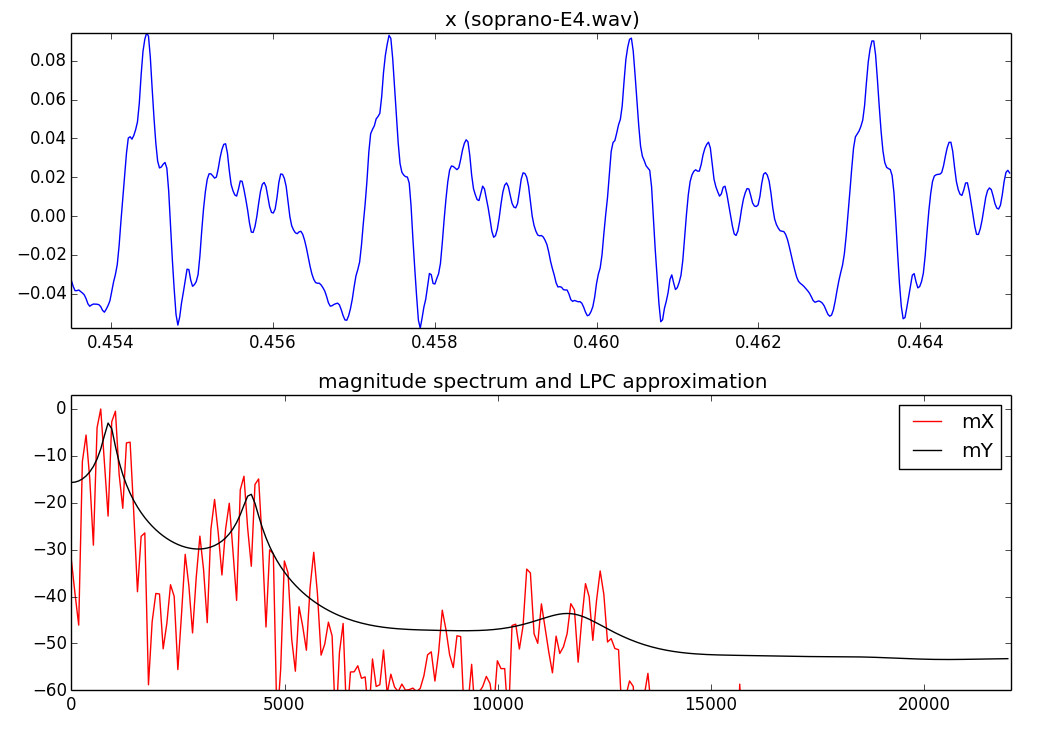

Write Python code to recreate this figure.
import numpy as np
import matplotlib.pyplot as plt
from scipy.signal import hamming, hanning, triang, blackmanharris, resample
import math
import sys, os, time
from scipy.fftpack import fft, ifft
import essentia.standard as ess

sys.path.append(os.path.join(os.path.dirname(os.path.realpath(__file__)), '../../../software/utilFunctions/'))
sys.path.append(os.path.join(os.path.dirname(os.path.realpath(__file__)), '../../../software/models/'))
import waveIO as WIO

    
lpc = ess.LPC(order=14)
N= 512
(fs, x) = WIO.wavread('../../../sounds/soprano-E4.wav')
first = 20000
last = first+N
x1 = x[first:last]
X = fft(hamming(N)*x1) 
mX = 20 * np.log10(abs(X[:N/2]))

coeff = lpc(x1)
Y = fft(coeff[0], N) 
mY = 20 * np.log10(abs(Y[:N/2]))

  
plt.figure(1)
plt.subplot(2,1,1)
plt.plot(np.arange(first, last)/float(fs), x[first:last], 'b')
plt.axis([first/float(fs), last/float(fs), min(x[first:last]), max(x[first:last])])
plt.title('x (soprano-E4.wav)')

plt.subplot(2,1,2)
plt.plot(np.arange(0, fs/2.0, fs/float(N)), mX-max(mX), 'r', label="mX")
plt.plot(np.arange(0, fs/2.0, fs/float(N)), -mY-max(-mY)-3, 'k', label="mY")
plt.legend()
plt.axis([0, fs/2, -60, 3])
plt.title('magnitude spectrum and LPC approximation')

plt.show()
